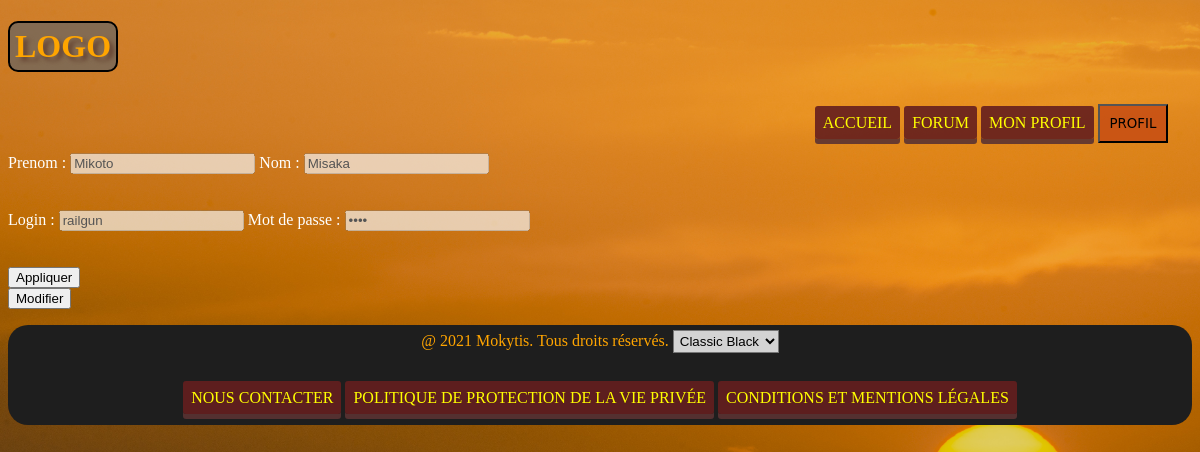
The app's page /index.php?action=profil with its own data.
### tables this page shows
CREATE TABLE APPRENANT(
  idAppr INT PRIMARY KEY NOT NULL,
  nom VARCHAR(40),
  prenom VARCHAR(40),
  login VARCHAR(20),
  mdp VARCHAR(20),
  actif BOOL DEFAULT FALSE,
  dateInscription DATE,
  dateDerniereConnexion DATE
  );

### Controleur/controller.php (called while the page is built, shortened)
<?php
require('Modele/modele.php');
function profil(){
  $id=4;
  if($_POST){
    $user=getApprenant($id);
    $user->modifChamps($_POST['nom'], $_POST['prenom'], $_POST['login'], $_POST['mdp']);
    modifBaseApprenant($user);
  }
  else{
    $user=getApprenant($id);
  }
  require('Vue/vuePerso.php');
}

### Modele/modele.php (called while the page is built, shortened)
<?php
require 'Apprenant.php';
function ouvrirConnexion(){
  try{
      $dbConn=new PDO('mysql:host=localhost; dbname=mokytis', "root", "root");
      return $dbConn;
  }catch(PDOException $e){
    print "Erreur !: ".$e->getMessage() ."<br/>";
    return null;
  }
}
function getApprenant($id){
  $dbConn=ouvrirConnexion();
  $requete="select * from APPRENANT where idAppr=".$id.";";
  $records=$dbConn->query($requete);
  $ap=Apprenant::avecBD($records->fetch());
  return $ap;
}
 ?>

### Modele/Apprenant.php (called while the page is built, shortened)
<?php
class Apprenant{
  private $idAppr, $nom, $prenom, $login, $mdp, $dateInscription, $dateDerniereConnexion;
  public function getNom(){
    return $this->nom;
  }
  public function getPrenom(){
    return $this->prenom;
  }
  public function getLogin(){
    return $this->login;
  }
  public function getMdp(){
    return $this->mdp;
  }
  protected function remplirBD(array $row){
    $this->nom=$row['nom'];
    $this->prenom=$row['prenom'];
    $this->login=$row['login'];
    $this->mdp=$row['mdp'];
  }
  public static function avecBD(array $row){
    $instance=new self();
    $instance->remplirBD($row);
    return $instance;
  }
}
 ?>

### Vue/vuePerso.php (the view, shortened to what this page needs)
<form id="formApprenant" action="index.php?action=profil" method="post">
  <label for="prenom">Prenom : </label>
  <input type="text" id="prenom" name="prenom" value="<?php echo $user->getPrenom(); ?>" disabled>
  <label for="nom">Nom : </label>
  <input type="text" id="nom" name="nom" value="<?php echo $user->getNom(); ?>" disabled><br/><br/><br/>
  <label for="login">Login : </label>
  <input type="text" id="login" name="login" value="<?php echo $user->getLogin(); ?>" disabled>
  <label for="mdp">Mot de passe : </label>
  <input type="password" id="mdp" name="mdp" value="<?php echo $user->getMdp(); ?>" disabled><br/><br/><br/>
  <button id="applyButton" title="valider les modifications effectuées">Appliquer</button>
</form>
<button id="modifButton" title="modifier les valeurs">Modifier</button>
<?php
require 'template.php';
 ?>

### Style/orangeIsTheNewBlack.css (style rules this page uses)
body { background-image: url("../Ressources/orangeSunset.jpg"); background-repeat: no-repeat; background-attachment: fixed; background-size: cover; }

### records on screen
apprenant: prenom "Mikoto", nom "Misaka", login "railgun"
